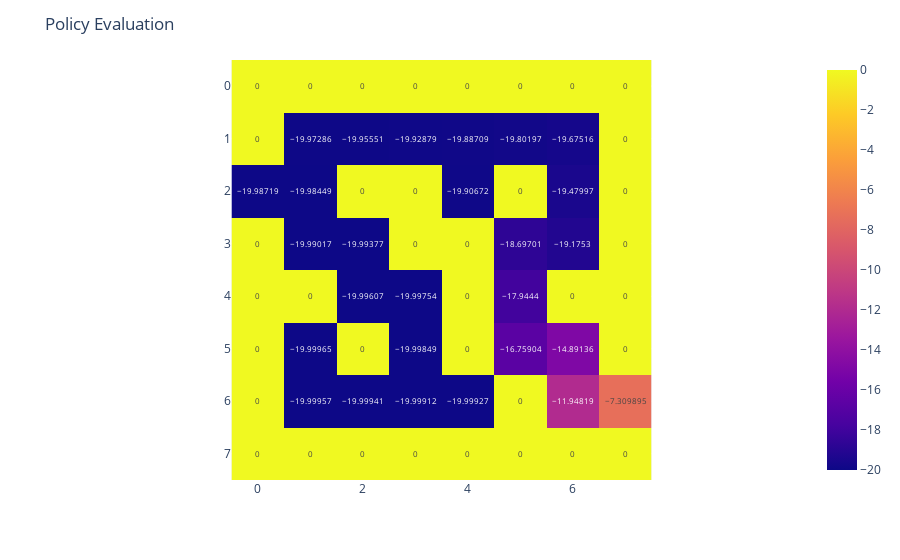

Source (notebook cell):
### Markdown cell above
# 1. Policy Evaluation

### Code cell
v = np.zeros((ROW, COL))
while True:
    next_v = v.copy()
    for i in range(ROW):
        for j in range(COL):
            if MAZE[i][j] == 0:
                continue
            r = 0
            for x, y in [(0, 1), (0, -1), (1, 0), (-1, 0)]:
                if (i + x, j + y) == GOAL:
                    r += REWARD
                elif (
                    0 <= i + x < ROW
                    and 0 <= j + y < COL
                    and MAZE[i + x][j + y] == 1
                ):
                    r += REWARD + GAMMA * v[i + x][j + y]
                else:
                    r += REWARD + GAMMA * v[i][j]
            next_v[i][j] = r / 4
    if (next_v == v).all():
        break
    v = next_v.copy()

fig = px.imshow(v, text_auto=True)
fig.update_layout(
    title="Policy Evaluation",
)
fig.show()

### Figure 1 — Plotly figure (JSON) as saved in the notebook; plotly's stock layout.template omitted (floating-point values rounded to 4 significant figures)
{"data": [{"coloraxis": "coloraxis", "hovertemplate": "x: %{x}<br>y: %{y}<br>color: %{z}<extra></extra>", "name": "0", "texttemplate": "%{z}", "type": "heatmap", "xaxis": "x", "yaxis": "y", "z": [[0, 0, 0, 0, 0, 0, 0, 0], [0, -19.97, -19.96, -19.93, -19.89, -19.8, -19.68, 0], [-19.99, -19.98, 0, 0, -19.91, 0, -19.48, 0], [0, -19.99, -19.99, 0, 0, -18.7, -19.18, 0], [0, 0, -20.0, -20.0, 0, -17.94, 0, 0], [0, -20.0, 0, -20.0, 0, -16.76, -14.89, 0], [0, -20.0, -20.0, -20.0, -20.0, 0, -11.95, -7.31], [0, 0, 0, 0, 0, 0, 0, 0]]}], "layout": {"coloraxis": {"colorscale": [[0, "#0d0887"], [0.1111, "#46039f"], [0.2222, "#7201a8"], [0.3333, "#9c179e"], [0.4444, "#bd3786"], [0.5556, "#d8576b"], [0.6667, "#ed7953"], [0.7778, "#fb9f3a"], [0.8889, "#fdca26"], [1, "#f0f921"]]}, "margin": {"t": 60}, "title": {"text": "Policy Evaluation"}, "xaxis": {"anchor": "y", "constrain": "domain", "domain": [0, 1], "scaleanchor": "y"}, "yaxis": {"anchor": "x", "autorange": "reversed", "constrain": "domain", "domain": [0, 1]}}}
